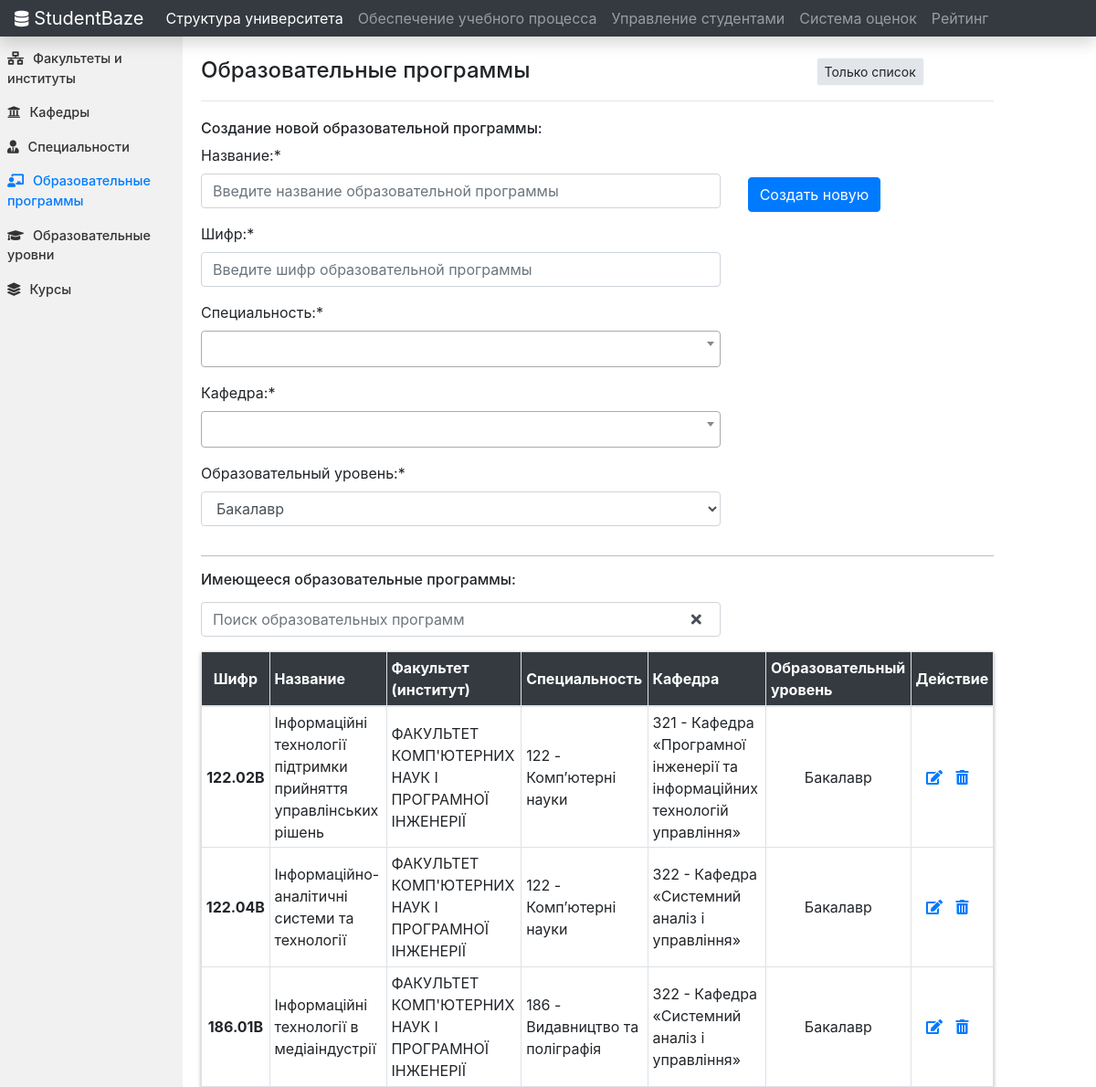
Page /university_structure/educational_programs/ on the committed database.
### university_structure/models.py (models this page shows, shortened)
class Specialties(models.Model):
    cypher = models.PositiveIntegerField(unique=True)
    name = models.CharField(max_length=200)
    def __str__(self):
        return str(self.cypher) + " - " + str(self.name)
    class Meta:
         ordering = ['cypher']

class FacultiesAndInstututes(models.Model):
    cypher = models.PositiveIntegerField(unique=True)
    name = models.CharField(max_length=200)
    specialty = models.ManyToManyField(Specialties, through='FucultyInstituteSpecialty')
    def __str__(self):
        return self.name
    class Meta:
         ordering = ['cypher']

class EducationalPrograms(models.Model):
    cypher = models.CharField(max_length=50, unique=True)
    name = models.CharField(max_length=200)
    faculty_insitute_specialty = models.ForeignKey(FucultyInstituteSpecialty, on_delete=models.CASCADE)
    department = models.ForeignKey(Departments, on_delete=models.CASCADE)
    educational_level = models.ForeignKey(EducationalLevels, on_delete=models.CASCADE)
    class Meta:
         ordering = ['cypher']

class FucultyInstituteSpecialty(models.Model):
    faculty_insitute = models.ForeignKey(FacultiesAndInstututes, on_delete=models.CASCADE)
    specialty = models.ForeignKey(Specialties, on_delete=models.CASCADE)
    class Meta:
        unique_together = [['faculty_insitute', 'specialty']]
    def getFacInst(self):
        return str(self.faculty_insitute)
    def getSpecialty(self):
        return str(self.specialty)
    def __str__(self):
        return str(self.specialty) + " | " + str(self.faculty_insitute) + " (" + str(self.faculty_insitute.cypher) + ")"

class Departments(models.Model):
    cypher = models.PositiveIntegerField(unique=True)
    name = models.CharField(max_length=200)
    faculty_insitute = models.ForeignKey(FacultiesAndInstututes, on_delete=models.CASCADE)
    def __str__(self):
        return str(self.cypher) + " - " + str(self.name)
    class Meta:
         ordering = ['cypher']

class EducationalLevels(models.Model):
    name = models.CharField(max_length=100)
    def __str__(self):
        return self.name

### university_structure/views.py (the view, shortened to what this page needs)
# urls.py: path('educational_programs/', EduProgramsView.as_view(), name = 'edu-programs'),
class EduProgramsView(View):
    form_class = EduProgramsCreationForm
    initial = {'key': 'value'}
    template_name = 'university_structure/edu_programs.html'
    def get(self, request, *args, **kwargs):
        form = EduProgramsCreationForm()
        form.fields['department'].queryset = Departments.objects.none()
        context= {'edu_programs': EducationalPrograms.objects.all(),
                    'form' : form}
        return render(request, self.template_name, context)

### university_structure/forms.py (shortened to what this page needs)
class EduProgramsCreationForm(forms.ModelForm):
    faculty_insitute_specialty = forms.ModelChoiceField(queryset=FucultyInstituteSpecialty.objects.all(), empty_label="")
    department = forms.ModelChoiceField(queryset=Departments.objects.all(), empty_label="")
    educational_level = forms.ModelChoiceField(queryset=EducationalLevels.objects.all(), empty_label=None)
    def __init__(self, *args, **kwargs):
        super(EduProgramsCreationForm, self).__init__(*args, **kwargs)
        self.fields['name'].label = "Название:"
        self.fields['name'].widget.attrs['placeholder'] = "Введите название образовательной программы"
        self.fields['cypher'].label = "Шифр:"
        self.fields['cypher'].widget.attrs['placeholder'] = "Введите шифр образовательной программы"
        self.fields['faculty_insitute_specialty'].label = "Специальность:"
        self.fields['department'].label = "Кафедра:"
        self.fields['educational_level'].label = "Образовательный уровень:"
    class Meta:
        model = EducationalPrograms
        fields = ['name', 'cypher', 'faculty_insitute_specialty', 'department', 'educational_level']

### university_structure/templates/university_structure/edu_programs.html (shortened to what this page needs)
{% extends "home/base.html" %}
{% block navitems %}
<li class="nav-item">
  <a class="nav-link active" href="{% url 'facinst-start-redirect' %}" id="nav-link-1">Структура университета</a>
</li>
<li class="nav-item">
  <a class="nav-link" href="{% url 'eduplanning-start-redirect' %}" id="nav-link-2">Обеспечение учебного процесса</a>
</li>
<li class="nav-item">
  <a class="nav-link" href="{% url 'groups' %}">Управление студентами</a>
</li>
<li class="nav-item">
  <a class="nav-link" href="{% url 'marks-system-start-redirect' %}">Система оценок</a>
</li>
<li class="nav-item">
  <a class="nav-link" href="{% url 'rating-start-redirect' %}">Рейтинг</a>
</li>
{% endblock %}
{% block content %} {% load crispy_forms_tags %}
<div class="container-fluid">
  <div class="row">
    <div class="col-md-2 sidebar">
      <div class="sideBarContent">
        <a href="{% url 'faculties-institutes' %}"><i class="fas fa-network-wired icon"></i></i>Факультеты и институты</a>
        <a href="{% url 'departments' %}"><i class="fas fa-university icon"></i>Кафедры</a>
        <a href="{% url 'specialties' %}"><i class="fas fa-user-tie icon"></i>Специальности</a>
        <a class="active" href="{% url 'edu-programs' %}"><i class="fas fa-chalkboard-teacher icon"></i>Образовательные программы</a>
        <a href="{% url 'edu-levels' %}"><i class="fas fa-graduation-cap icon"></i>Образовательные уровни</a>
        <a href="{% url 'courses' %}"><i class="fas fa-layer-group icon"></i>Курсы</a>
      </div>
    </div>
    <div class="col-md-9 content">
      <div class="row">
        <div class="col-md-9">
          <h4>Образовательные программы</h4>
        </div>
        <div class="col-md-3">
          <button id="hideFormButton" type="button" class="btn btn-light btn-sm hideButton">Только список</button>
        </div>
      </div>
      <hr style="margin: 10px 0px 20px;">
      <div id="formToHide">
      <h6 id="changable">Создание новой образовательной программы:</h6>
      <div class="row">
        <div class="col-md-8">
          <form method="post" id="eudprogForm" data-departments-url="{% url 'ajax-load-departments' %}">
            {% csrf_token %} {{ form|crispy }}
        </div>
        <div class="col-md-3">
          <div class="form-group regbutton">
            <button class="btn btn-primary" type="submit" name="button" style="margin-top: 36px;">Создать новую</button>
          </div>
        </div>
      </div>
      <hr class="mainHr">
      </div>
      <h6 style=" margin: 10px 0px 15px;">Имеющееся образовательные программы:</h6>
      <div class="row">
        <div class="col-md-8">
          <form id="search_form" searched_results="#">
            <div class="form-group">
              <input type="text" id="input_eduprograms" class="form-control" onkeyup="eduprograms_search()" placeholder="Поиск образовательных программ">
            </div>
          </form>
        </div>
        <a role="button" class="btn btn-link clearSearchCross" href="#!" onclick="clearSearchField()"><i class="fas fa-times"></i></a>
      </div>
      <table class="table table-sm table-bordered" id="eduprograms_table">
        <thead class="mythead">
          <tr>
            <th width="8%" class="text-center" scope="col">Шифр</th>
            <th scope="col">Название</th>
            <th scope="col">Факультет (институт)</th>
            <th scope="col">Специальность</th>
            <th scope="col">Кафедра</th>
            <th scope="col">Образовательный уровень</th>
            <th width="10%" class="text-center" scope="col">Действие</th>
          </tr>
        </thead>
        <tbody>
          {% for edu_program in edu_programs%}
          <tr>
            <td align="center"><strong>{{ edu_program.cypher }}</strong></td>
            <td>{{ edu_program.name }}</td>
            <td>{{ edu_program.faculty_insitute_specialty.getFacInst }}</td>
            <td>{{ edu_program.faculty_insitute_specialty.getSpecialty }}</td>
            <td>{{ edu_program.department }}</td>
            <td align="center">{{ edu_program.educational_level }}</td>
            <td width="10%" align="center">
              <a class="" href="/university_structure/educational_programs/edit{{ edu_program.id }}"><i class="fas fa-edit icon"></i></a>
              <a class="" href="#" data-toggle="modal" data-target="#modalDelete{{ edu_program.id }}"><i class="fas fa-trash-alt icon"></i></a>
            </td>
          </tr>
          {% endfor %}
        </tbody>
      </table>
    </div>
  </div>
</div>
{% endblock content %}

### home/static/home/main.css (style rules this page uses)
.sidebar { margin: 0; padding: 0; width: 300px; background-color: #f1f1f1; position: fixed; height: 100%; overflow: auto; font-size: .900rem; }
.sideBarContent { margin-top: 5px; }
.sidebar a { display: block; color: #333; padding: 8px; text-decoration: none; font-weight: 500; }
.sidebar a.active { color: #007bff; }
.icon { margin-right: 10px; }
@media screen and (min-width: 1025px) { div.content { margin-top: 22px; margin-left: 17%; padding: 1px 16px; height: 1000px; } }
@media screen and (min-width: 1025px) { .clearSearchCross { position: relative; right: 60px; color: #495057; } }
.hideButton { background-color: #e2e6ea; }
.mythead { color: white; background-color: #343a40 !important; }
.table thead th { vertical-align: middle; }
.table td { vertical-align: middle; }
.mainHr { color: #ced4da; background-color: #ced4da; }
table { box-shadow:0px 2px 4px rgba(0, 0, 0, 0.3); }

### rows in the picture
EducationalPrograms: cypher "122.02B", name "Інформаційні технології підтримки прийняття управлінських рішень", faculty_insitute_specialty.getFacInst "ФАКУЛЬТЕТ КОМП'ЮТЕРНИХ НАУК І ПРОГРАМНОЇ ІНЖЕНЕРІЇ", faculty_insitute_specialty.getSpecialty "122 - Комп’ютерні науки", department "321 - Кафедра «Програмної інженерії та інформаційних технологій управління»", educational_level "Бакалавр"
EducationalPrograms: cypher "122.04B", name "Інформаційно-аналітичні системи та технології", faculty_insitute_specialty.getFacInst "ФАКУЛЬТЕТ КОМП'ЮТЕРНИХ НАУК І ПРОГРАМНОЇ ІНЖЕНЕРІЇ", faculty_insitute_specialty.getSpecialty "122 - Комп’ютерні науки", department "322 - Кафедра «Системний аналіз і управління»", educational_level "Бакалавр"
EducationalPrograms: cypher "186.01B", name "Інформаційні технології в медіаіндустрії", faculty_insitute_specialty.getFacInst "ФАКУЛЬТЕТ КОМП'ЮТЕРНИХ НАУК І ПРОГРАМНОЇ ІНЖЕНЕРІЇ", faculty_insitute_specialty.getSpecialty "186 - Видавництво та поліграфія", department "322 - Кафедра «Системний аналіз і управління»", educational_level "Бакалавр"
